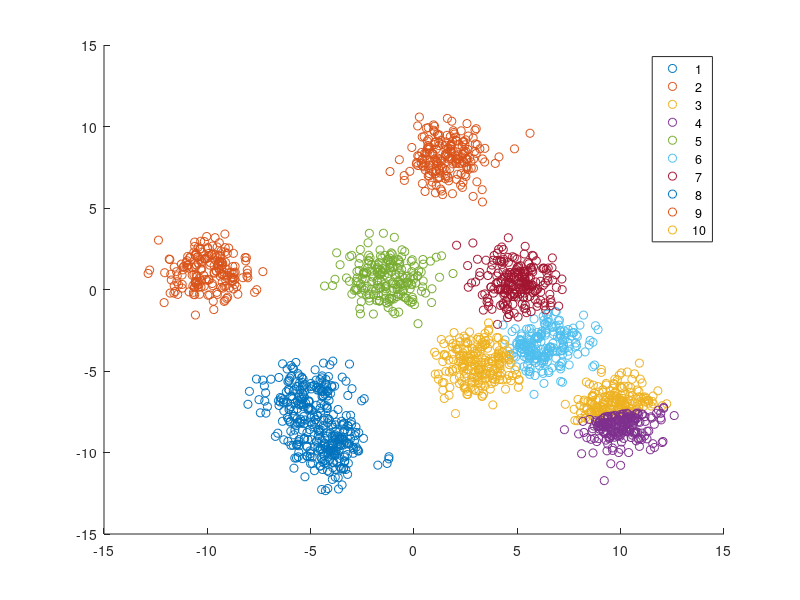

Write the MATLAB code that produced this figure. (Note: this script raises an error after producing the figure.)
clc;
clear;
mu = (rand(10,2)-0.5)*20;
sigma = [1 1]; % shared diagonal covariance matrix
gm = gmdistribution(mu,sigma);
X = random(gm, 2000);
[n,p] = size(X);
rng(1) % For reproducibility

% figure
% plot(X(:,1),X(:,2),'.','MarkerSize',15)
% title('Fisher''s Iris Data Set')
% xlabel('Petal length (cm)')
% ylabel('Petal width (cm)')
gmBest = fitgmdist(X,5,'CovarianceType','full','SharedCovariance',false);
clusterX = cluster(gm,X);
kGMM = gmBest.NumComponents;
d = 500;
x1 = linspace(min(X(:,1)) - 2,max(X(:,1)) + 2,d);
x2 = linspace(min(X(:,2)) - 2,max(X(:,2)) + 2,d);
[x1grid,x2grid] = meshgrid(x1,x2);
X0 = [x1grid(:) x2grid(:)];
mahalDist = mahal(gmBest,X0);
threshold = sqrt(chi2inv(0.99,2));

figure
h1 = gscatter(X(:,1),X(:,2),clusterX);
hold on
for j = 1:kGMM
    idx = mahalDist(:,j)<=threshold;
    Color = h1(j).Color*0.75 + -0.5*(h1(j).Color - 1);
    h2 = plot(X0(idx,1),X0(idx,2),'.','Color',Color,'MarkerSize',1);
    uistack(h2,'bottom')
end
plot(gmBest.mu(:,1),gmBest.mu(:,2),'kx','LineWidth',2,'MarkerSize',10)
title('Clustered Data and Component Structures')
xlabel('Petal length (cm)')
ylabel('Petal width (cm)')
% legend(h1,'Cluster 1','Cluster 2','Cluster 3','Location','NorthWest')
hold off
%%
options.max_iter = 100;
options.bhat_dis_threshold = 0.5;
options.start_merge_threshold = 1;
options.stop_criteria = 3;
options.parallel = false;
options.display = true;
gmm_k_means = GMM_K_means(X,10,options);
gmm_k_means.BUILD_GMM();
gmBest = gmm_k_means.gmm_final;


clusterX = cluster(gmBest,X);
kGMM = gmBest.NumComponents;
d = 500;
x1 = linspace(min(X(:,1)) - 2,max(X(:,1)) + 2,d);
x2 = linspace(min(X(:,2)) - 2,max(X(:,2)) + 2,d);
[x1grid,x2grid] = meshgrid(x1,x2);
X0 = [x1grid(:) x2grid(:)];
mahalDist = mahal(gmBest,X0);
threshold = sqrt(chi2inv(0.99,2));

figure
h1 = gscatter(X(:,1),X(:,2),clusterX);
hold on
for j = 1:kGMM
    idx = mahalDist(:,j)<=threshold;
    Color = h1(j).Color*0.75 + -0.5*(h1(j).Color - 1);
    h2 = plot(X0(idx,1),X0(idx,2),'.','Color',Color,'MarkerSize',1);
    uistack(h2,'bottom')
end
plot(gmBest.mu(:,1),gmBest.mu(:,2),'kx','LineWidth',2,'MarkerSize',10)
title('Clustered Data and Component Structures')
xlabel('Petal length (cm)')
ylabel('Petal width (cm)')
% legend(h1,'Cluster 1','Cluster 2','Cluster 3','Location','NorthWest')
hold off
